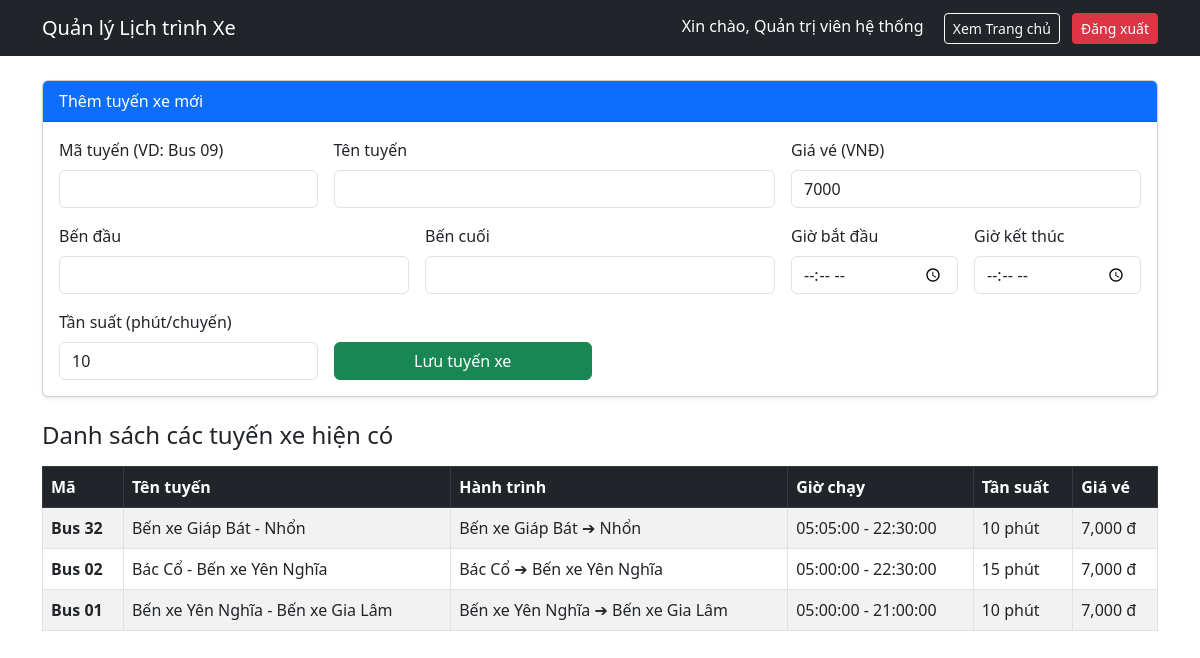
/admin.php (signed in), run on the app's committed database.
### tables this page shows
CREATE TABLE IF NOT EXISTS routes (
    id INT AUTO_INCREMENT PRIMARY KEY,
    route_code VARCHAR(20) NOT NULL UNIQUE,
    route_name VARCHAR(150) NOT NULL,
    start_station VARCHAR(100) NOT NULL,
    end_station VARCHAR(100) NOT NULL,
    start_time TIME NOT NULL,
    end_time TIME NOT NULL,
    ticket_price INT NOT NULL,
    interval_minutes INT NOT NULL
);

### admin.php (the view, shortened to what this page needs)
<?php
require_once __DIR__ . '/config/database.php';
$stmt = $pdo->query("SELECT * FROM routes ORDER BY id DESC");
$routes = $stmt->fetchAll(PDO::FETCH_ASSOC);
?>
<!DOCTYPE html>
<html lang="vi">
<head>
    <link href="https://cdn.jsdelivr.net/npm/bootstrap@5.3.0/dist/css/bootstrap.min.css" rel="stylesheet">
</head>
<body>
<nav class="navbar navbar-expand-lg navbar-dark bg-dark">
    <div class="container">
        <a class="navbar-brand" href="admin.php">Quản lý Lịch trình Xe</a>
        <div>
            <span class="text-white me-3">Xin chào, <?= htmlspecialchars($_SESSION['user']['fullname']) ?></span>
            <a href="index.php" class="btn btn-outline-light btn-sm me-2">Xem Trang chủ</a>
            <a href="handle/logout.php" class="btn btn-danger btn-sm">Đăng xuất</a>
        </div>
    </div>
</nav>
<div class="container my-4">
    <div class="card mb-4 shadow-sm">
        <div class="card-header bg-primary text-white font-weight-bold">Thêm tuyến xe mới</div>
        <div class="card-body">
            <form action="handle/add_route.php" method="POST" class="row g-3">
                <div class="col-md-3">
                    <label class="form-label">Mã tuyến (VD: Bus 09)</label>
                    <input type="text" name="route_code" class="form-control" required>
                </div>
                <div class="col-md-5">
                    <label class="form-label">Tên tuyến</label>
                    <input type="text" name="route_name" class="form-control" required>
                </div>
                <div class="col-md-4">
                    <label class="form-label">Giá vé (VNĐ)</label>
                    <input type="number" name="ticket_price" class="form-control" value="7000" required>
                </div>
                <div class="col-md-4">
                    <label class="form-label">Bến đầu</label>
                    <input type="text" name="start_station" class="form-control" required>
                </div>
                <div class="col-md-4">
                    <label class="form-label">Bến cuối</label>
                    <input type="text" name="end_station" class="form-control" required>
                </div>
                <div class="col-md-2">
                    <label class="form-label">Giờ bắt đầu</label>
                    <input type="time" name="start_time" class="form-control" required>
                </div>
                <div class="col-md-2">
                    <label class="form-label">Giờ kết thúc</label>
                    <input type="time" name="end_time" class="form-control" required>
                </div>
                <div class="col-md-3">
                    <label class="form-label">Tần suất (phút/chuyến)</label>
                    <input type="number" name="interval_minutes" class="form-control" value="10" required>
                </div>
                <div class="col-md-3 d-flex align-items-end">
                    <button type="submit" class="btn btn-success w-100">Lưu tuyến xe</button>
                </div>
            </form>
        </div>
    </div>
    <h4>Danh sách các tuyến xe hiện có</h4>
    <table class="table table-bordered table-striped mt-3 align-middle">
        <thead class="table-dark">
            <tr>
                <th>Mã</th>
                <th>Tên tuyến</th>
                <th>Hành trình</th>
                <th>Giờ chạy</th>
                <th>Tần suất</th>
                <th>Giá vé</th>
            </tr>
        </thead>
        <tbody>
            <?php foreach ($routes as $r): ?>
                <tr>
                    <td><strong><?= htmlspecialchars($r['route_code']) ?></strong></td>
                    <td><?= htmlspecialchars($r['route_name']) ?></td>
                    <td><?= htmlspecialchars($r['start_station']) ?> ➔ <?= htmlspecialchars($r['end_station']) ?></td>
                    <td><?= $r['start_time'] ?> - <?= $r['end_time'] ?></td>
                    <td><?= $r['interval_minutes'] ?> phút</td>
                    <td><?= number_format($r['ticket_price']) ?> đ</td>
                </tr>
            <?php endforeach; ?>
        </tbody>
    </table>
</div>
</body>
</html>

### data on the page
routes: route_code "Bus 32", route_name "Bến xe Giáp Bát - Nhổn", start_station "Bến xe Giáp Bát", end_station "Nhổn", start_time "05:05:00", end_time "22:30:00", interval_minutes "10", ticket_price "7,000"
routes: route_code "Bus 02", route_name "Bác Cổ - Bến xe Yên Nghĩa", start_station "Bác Cổ", end_station "Bến xe Yên Nghĩa", start_time "05:00:00", end_time "22:30:00", interval_minutes "15", ticket_price "7,000"
routes: route_code "Bus 01", route_name "Bến xe Yên Nghĩa - Bến xe Gia Lâm", start_station "Bến xe Yên Nghĩa", end_station "Bến xe Gia Lâm", start_time "05:00:00", end_time "21:00:00", interval_minutes "10", ticket_price "7,000"

### other printed values
$_SESSION['user']['fullname'] "Quản trị viên hệ thống"
